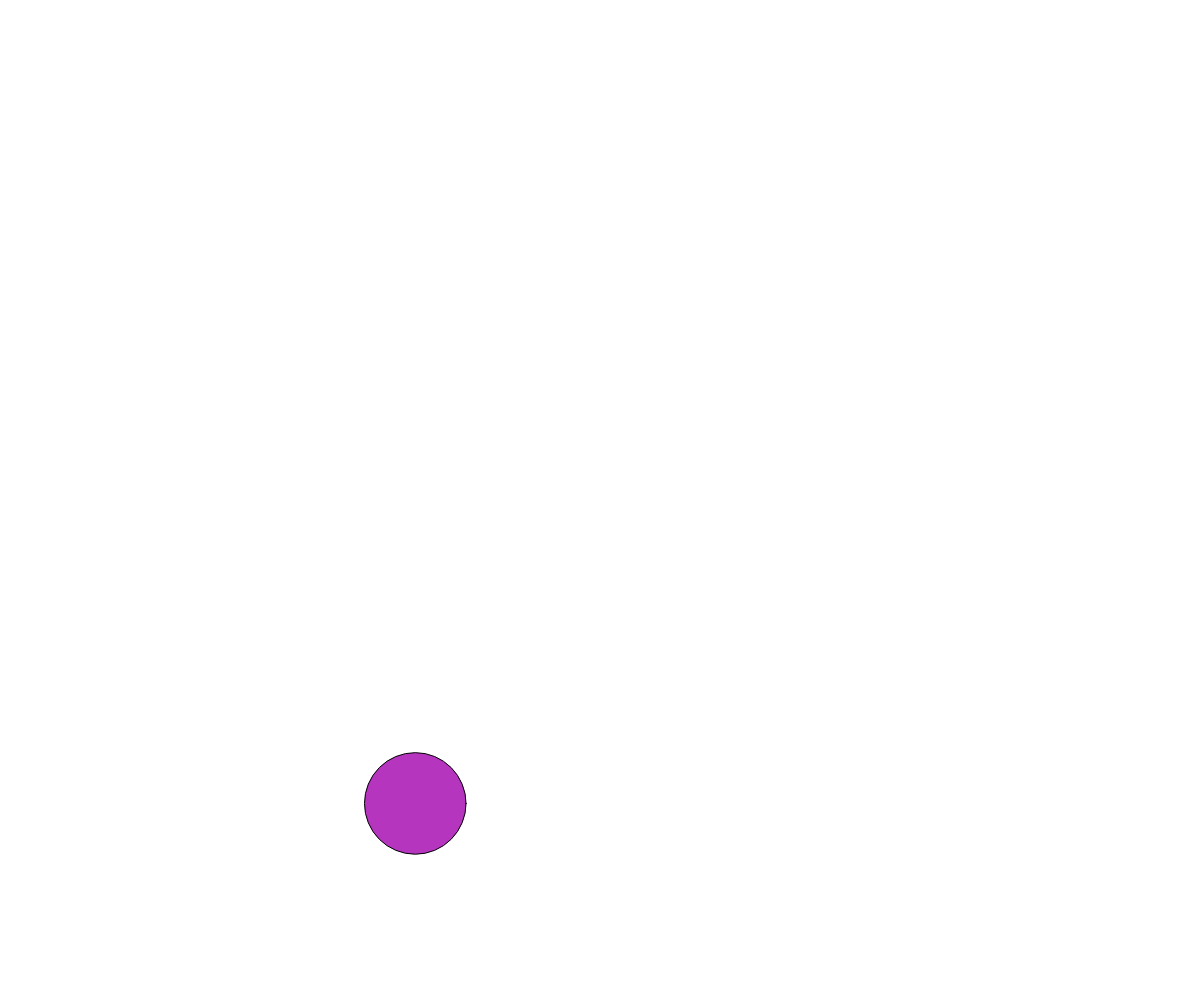
Frame 1 (no input)
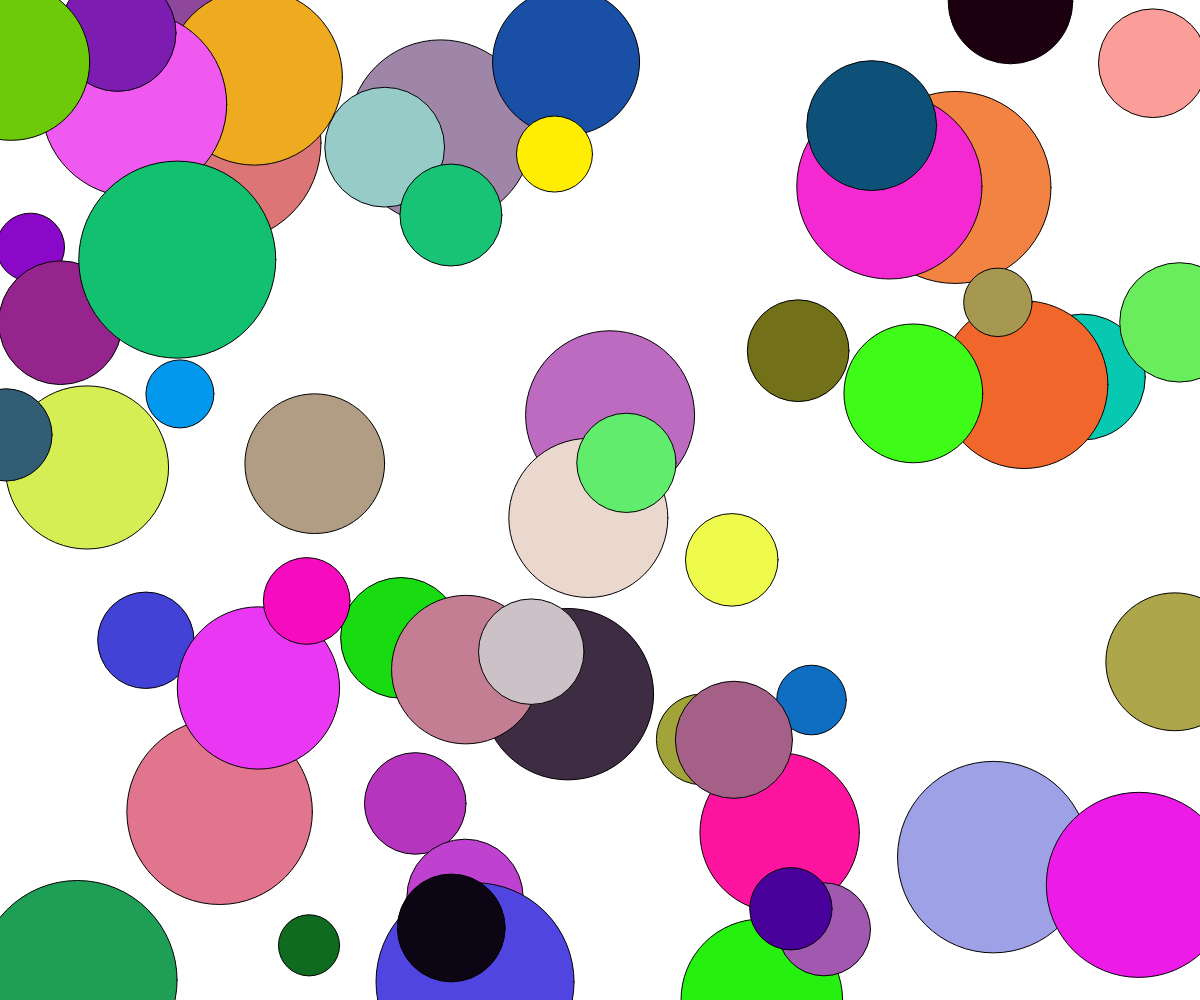
Frame 60 (no input)
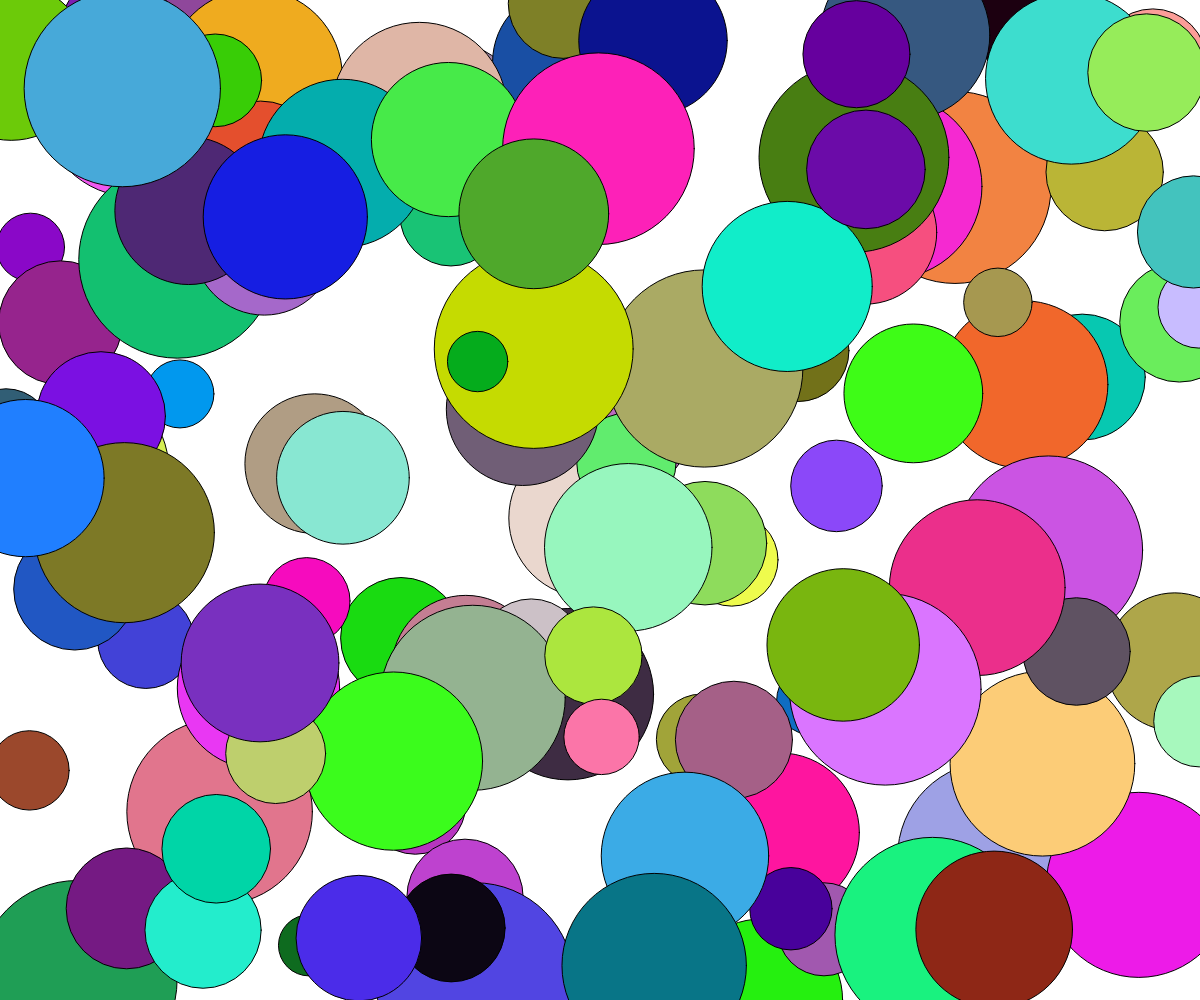
Frame 120 (the mouse pressed at the canvas centre since frame 60)

The p5.js sketch that drew these frames (run headless with seeded random() and noise() and a simulated clock; from frame 60 on, the mouse is pressed at the canvas centre):

// p5.js sketch
// ── sketch.js
let a = true;
async function setup() {
  createCanvas(windowWidth, windowHeight);
}

function draw() {
  // background(220);
  fill(random(0, 255), random(0, 255), random(0, 255));
  circle(random(0, width), random(0, height), random(60, 200));
}
